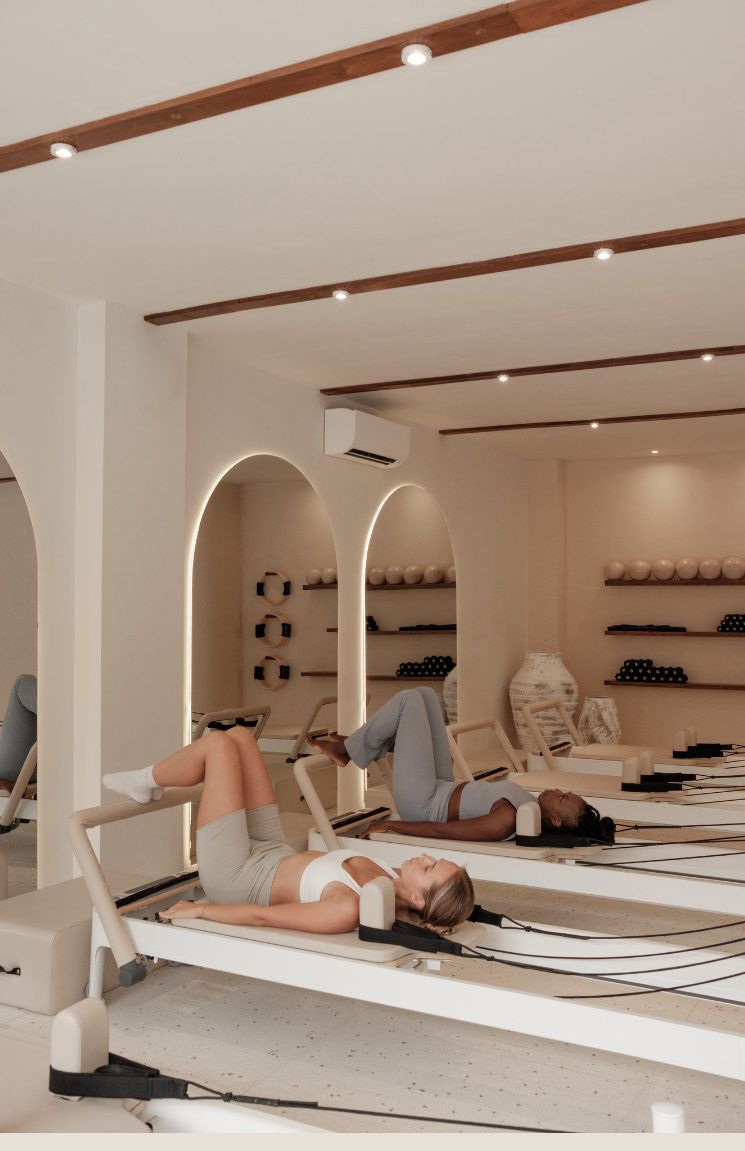
#> input picture clients/sportif/reference-images/lucy-canva-picks/lucy-studio-reformer-duo.png, 745 x 1151 px, found by its file name
$ python poster_lucy_depth.py
#> lines starting #> are read from the running program, lines starting #| are printed output that depends on the picture
#!/usr/bin/env python3
"""JANNAYON-style DEPTH poster from Lucy's real photos: cut-out hero popping forward.

The hero (clean pilates plate, ankle weights removed) is matted out and layered in FRONT of
the collage grid and the headline, with a soft cast shadow for the 3D depth Hugo liked. All
imagery is Lucy's real photos; type is real Glacial.

    python3 clients/sportif/scripts-local/poster_lucy_depth.py
"""
from pathlib import Path
from PIL import Image, ImageDraw, ImageFont, ImageOps, ImageFilter
from rembg import remove, new_session

ROOT = Path('/Users/hugobrizuela/Desktop/hyperframes')
FDIR = ROOT / 'brand/fonts/glacial-indifference'
BOLD, REG = str(FDIR / 'GlacialIndifference-Bold.otf'), str(FDIR / 'GlacialIndifference-Regular.otf')
REF = ROOT / 'clients/sportif/reference-images/lucy-canva-picks'
OUT = ROOT / 'clients/sportif/generated/images/poster-experiment/poster-lucy-depth.png'

W, H = 1100, 1560
CREAM, CHAR, CARAMEL = (246, 238, 229), (58, 52, 47), (198, 146, 110)
canvas = Image.new('RGB', (W, H), CREAM)


def cover(path, tw, th, bw=False):
#> called with tw = 400, th = 540, bw = True
    im = Image.open(path).convert('RGB')
#> im is the input picture: PIL image 745x1151 RGB; mean R, G, B 166.7, 147.3, 131.4
    if bw:
        im = ImageOps.grayscale(im).convert('RGB')
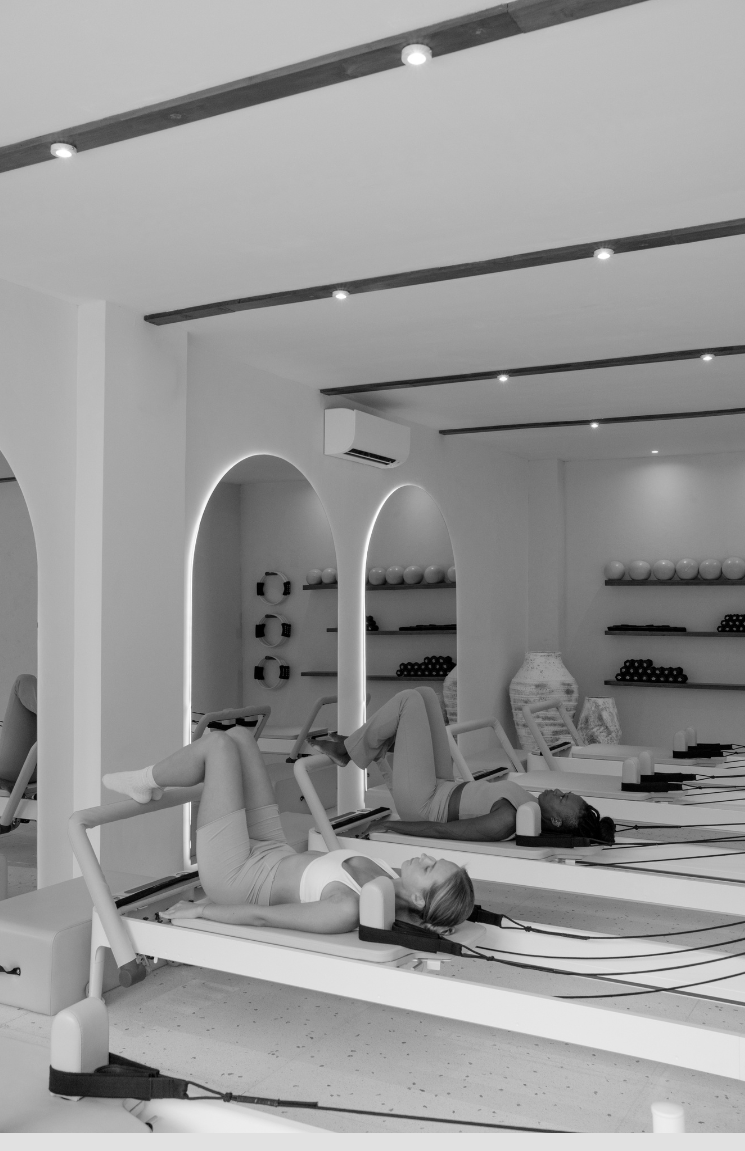
#> im: PIL image 745x1151 RGB; min 0, max 255, mean 151.3
    sw, sh = im.size
#> sw = 745; sh = 1151
    s = max(tw / sw, th / sh)
#> s = 0.537
    im = im.resize((round(sw * s), round(sh * s)), Image.LANCZOS)
#> im: PIL image 400x618 RGB
    l, t = (im.width - tw) // 2, (im.height - th) // 2
#> l = 0; t = 39
    return im.crop((l, t, l + tw, t + th))
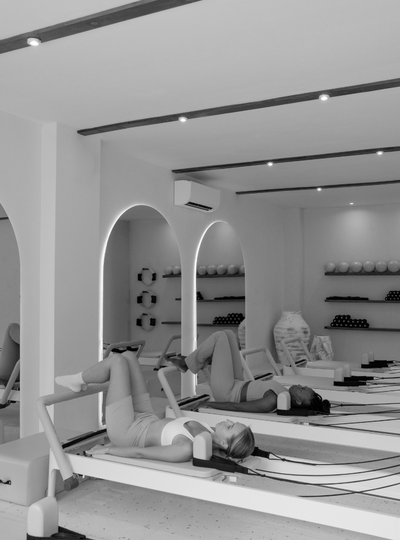
#> returned value: PIL image 400x540 RGB; min 0, max 255, mean 147.3


# --- grid panels (behind the hero) ---
canvas.paste(cover(REF / 'lucy-studio-reformer-duo.png', 400, 540, bw=True), (700, 0))       # top-right B&W
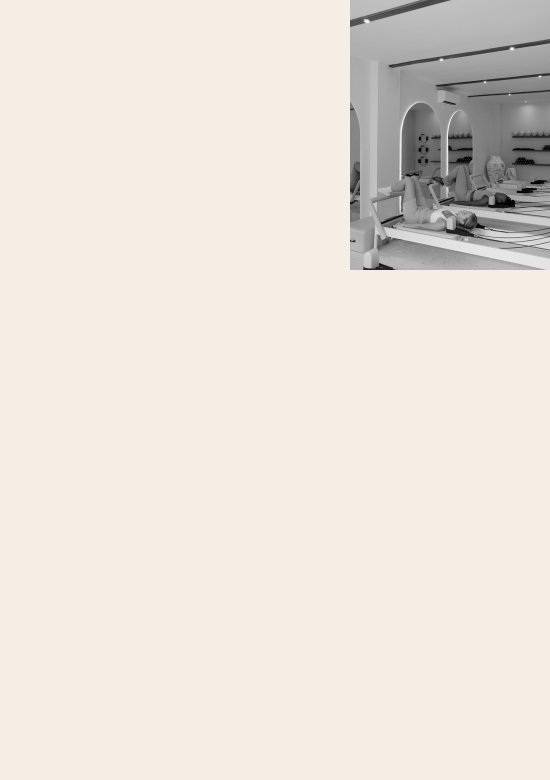
#> canvas: PIL image 1100x1560 RGB (shown at 1/2 size); mean R, G, B 233.6, 226.6, 218.7
canvas.paste(cover(REF / 'lucy-studio-reformer-sidestretch.png', 470, 462), (0, 978))         # bottom-left colour
#> call 2 of cover, with tw = 470, th = 462, bw = False
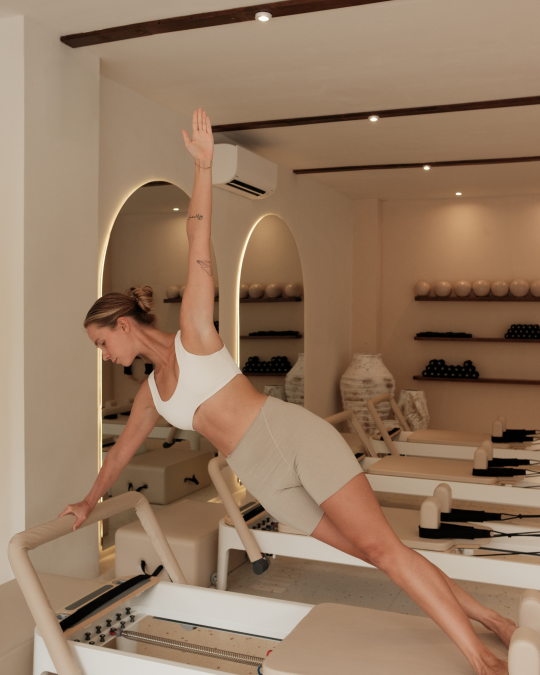
#> input picture clients/sportif/reference-images/lucy-canva-picks/lucy-studio-reformer-sidestretch.png, 1080 x 1350 px, found by its file name (shown at 1/2 size)
#> in cover, im is the input picture: PIL image 1080x1350 RGB; mean R, G, B 148.2, 120.1, 95.9
#> in cover (call 2), `im = im.resize((round(sw * s), round(sh * s)), Image.LANCZOS)`:
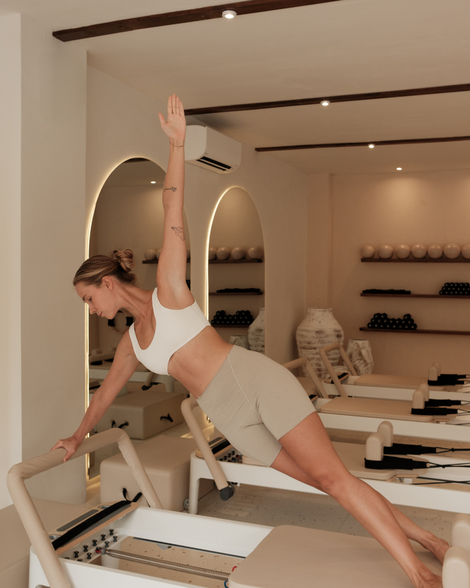
#> im: PIL image 470x588 RGB; mean R, G, B 148.2, 120.1, 95.9
#> in cover (call 2), `return im.crop((l, t, l + tw, t + th))`:
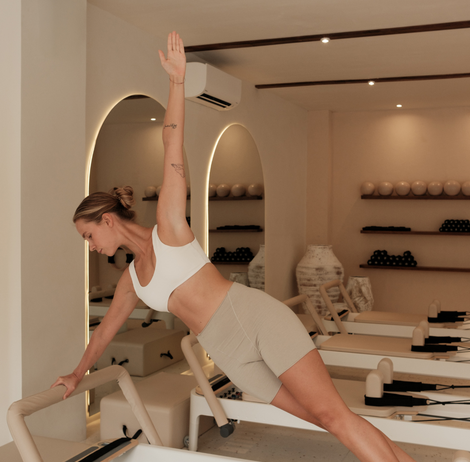
#> returned value: PIL image 470x462 RGB; mean R, G, B 144.3, 114.9, 89.9
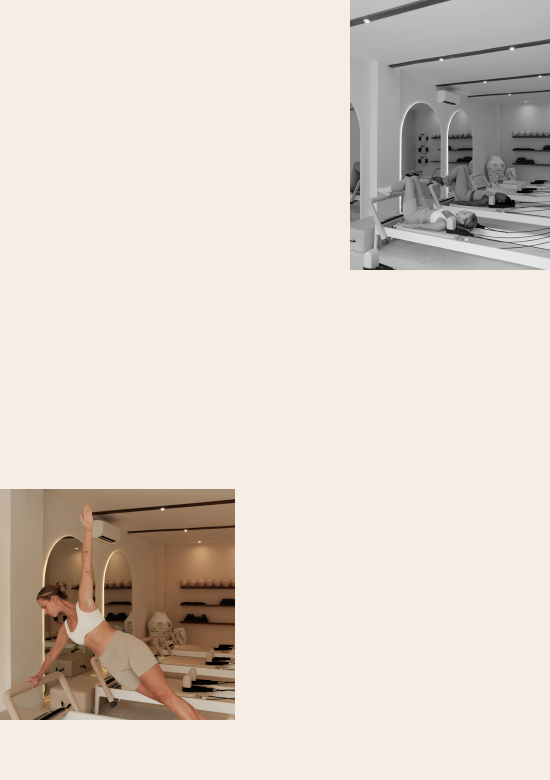
#> canvas: PIL image 1100x1560 RGB (shown at 1/2 size); mean R, G, B 220.7, 211, 201.1

d = ImageDraw.Draw(canvas)


def fit_width(text, fp, target_w, track_em=0.0):
    lo, hi = 20, 460
    while lo < hi:
        mid = (lo + hi + 1) // 2
        f = ImageFont.truetype(fp, mid)
        sp = mid * track_em
        w = sum(d.textlength(c, font=f) + sp for c in text) - sp
        if w <= target_w: lo = mid
        else: hi = mid - 1
    return lo


def tracked(xy, text, font, fill, track_px=0.0, cx=None):
#> called with xy = (64, 60), text = 'MEET SPORTIF', fill = (198, 146, 110), track_px = 9
    ws = [d.textlength(c, font=font) for c in text]
#> ws = [25.89, 18.95, 18.95, 18.33, 9.53, 19.05, 18.09, 23.61, 20.84, 18.33, 8.84, 17.25]
    total = sum(ws) + track_px * (len(text) - 1)
#> total = 316.7
    x = (cx - total / 2) if cx is not None else xy[0]
#> x = 64
    for c, w in zip(text, ws):
        d.text((x, xy[1]), c, font=font, fill=fill)
        x += w + track_px
#> this loop made 12 passes
#> (c, w, x) on passes 1 to 12: ('M', 25.89, 98.89), ('E', 18.95, 126.8), ('E', 18.95, 154.8), ('T', 18.33, 182.1), (' ', 9.53, 200.7), ('S', 19.05, 228.7), ('P', 18.09, 255.8), ('O', 23.61, 288.4), ('R', 20.84, 318.2), ('T', 18.33, 345.6), ('I', 8.84, 363.4), ('F', 17.25, 389.7)
#> after the loop, x = 389.7


# --- kicker + headline (behind hero) ---
kf = ImageFont.truetype(REG, 30)
tracked((64, 60), 'MEET SPORTIF', kf, CARAMEL, track_px=30 * 0.30)
hsize = fit_width('STRENGTH', BOLD, 620, -0.005)
#> the loop in fit_width, `while lo < hi:` made 9 passes
#> w on passes 1 to 9: 1301.6, 705, 406.7, 553.2, 629.1, 591.1, 607.4, 618.2, 623.6
hf = ImageFont.truetype(BOLD, hsize)
asc, desc = hf.getmetrics(); pitch = (asc + desc) * 0.9
hy = 360
for i, ln in enumerate(['STRENGTH', 'YOU CAN', 'WEAR']):
    tracked((60, hy + i * pitch), ln, hf, CHAR, track_px=hsize * -0.005)
#> this loop made 3 passes
#> (ws in tracked, total in tracked) on passes 1 to 3: ([72.36, 69.64, 79.2, 72.03, 85.28, 88.34, 69.64, 85.72], 618.2), ([69.64, 89.73, 83.44, 36.23, 79.59, 77.98, 85.28], 518.5), ([112.7, 72.03, 77.98, 79.2], 340.2)

# --- hero cutout (front) with soft cast shadow ---
#> (the run stopped early here; a loop or call above may not have finished)
